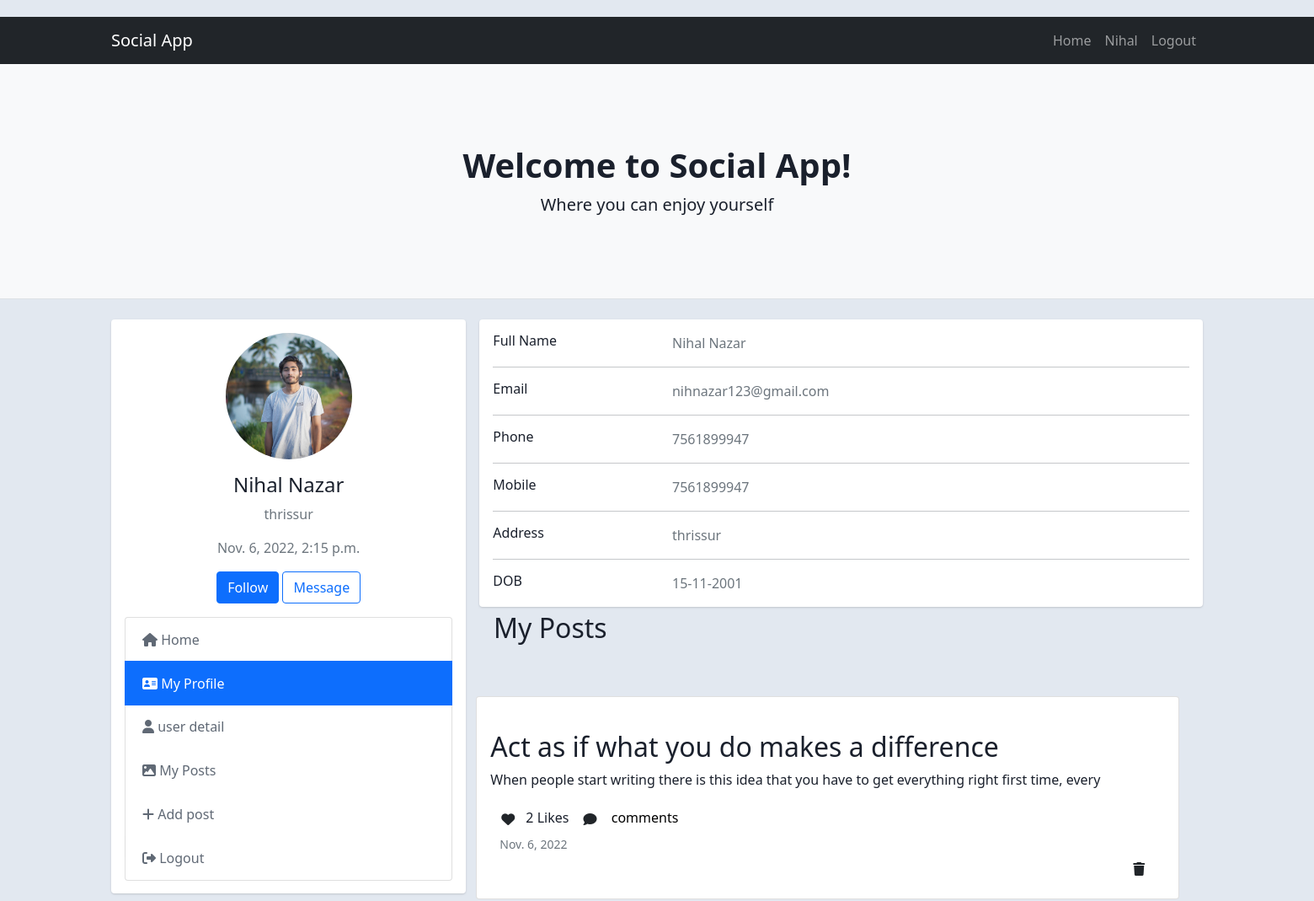
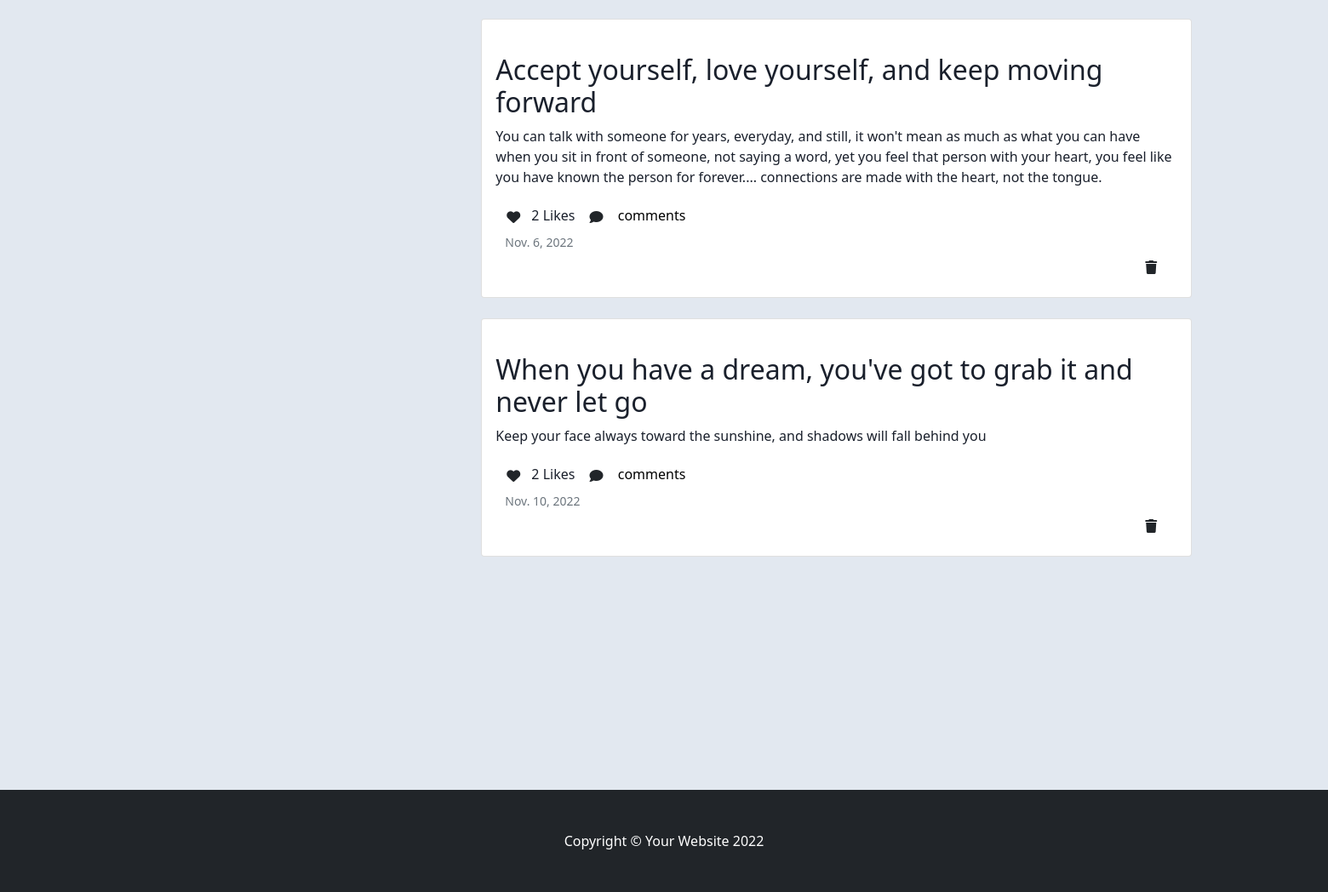
The page /user/profile (signed in) on the database its author committed (2 pictures, top to bottom).
### socialapp/models.py (models this page shows, shortened)
class Userprofile(models.Model):
    user=models.OneToOneField(User, on_delete=models.CASCADE)
    image=models.ImageField(upload_to="image",null=True)
    place=models.CharField(max_length=100)
    dob=models.CharField(max_length=50)
    phone=models.PositiveBigIntegerField()

class Posts(models.Model):
    user=models.ForeignKey(User,on_delete=models.CASCADE)
    image=models.ImageField(upload_to="image",null=True)
    title=models.CharField(max_length=100)
    description=models.CharField(max_length=1000)
    date=models.DateField(auto_now_add=True)
    like=models.ManyToManyField(User,related_name="like")
    @property
    def fetch_comments(self):
        comment=self.comments_set.all()
        return comment

### socialapp/views.py (the view)
# urls.py: path('user/profile',UserprofileView.as_view(),name="userprofile"),
@method_decorator(sign_required,name="dispatch")
class UserprofileView(ListView):
    model=Posts
    template_name: str="userprofile.html"
    context_object_name="posts"
    def get_queryset(self):
        return Posts.objects.filter(user=self.request.user)
    def get_context_data(self, **kwargs):
        context = super(UserprofileView,self).get_context_data(**kwargs)
        context["userd"] = Userprofile.objects.get(user=self.request.user)
        return context

### socialapp/views.py (called while the page is built)
def sign_required(fn):
    def wrapper(request,*args, **kwargs):
        if not request.user.is_authenticated:
            return redirect("login")
        else:
            return fn(request,*args, **kwargs)
    return wrapper

### socialapp/templates/userprofile.html (shortened to what this page needs)
{% extends 'index.html' %}
{% block body_block %}
<div class="container">
    <div class="row gutters-sm">
        <div class="col-md-4 mb-3">
            <div class="card card-1">
                <div class="card-body card-body-1 ">
                    <div class="d-flex flex-column align-items-center text-center">
                        {%if userd.image%}
                        <img src="{{userd.image.url}}" alt="Admin" class="rounded-circle" width="150">
                        {%endif%}
                        <div class="mt-3">
                            <h4>{{user.first_name}}&nbsp;{{user.last_name}}</h4>
                            <p class="text-muted font-size-sm">{{userd.place}}</p>
                            <p class="text-muted font-size-sm">{{user.date_joined}}</p>
                            <button class="btn btn-primary">Follow</button>
                            <button class="btn btn-outline-primary">Message</button>
                        </div>
                    </div>
                    <nav class="list-group mt-3">
                        <a class="list-group-item " href="{% url 'home' %}"><i
                                class="fa-solid fa-house"></i>&nbsp;Home</a>
                        <a class="list-group-item active" href="{%url 'userprofile'%}"><i class="fa-solid fa-address-card"></i>&nbsp;My
                            Profile</a>
                        <a class="list-group-item" href="{% url 'profile' %}"><i class="fa-solid fa-user"></i>&nbsp;user
                            detail</a>
                        <a class="list-group-item" href="{%url 'userprofile'%}"><i class="fa-solid fa-image"></i>&nbsp;My Posts</a>
                        <a class="list-group-item" href="{%url 'home'%}"><i class="fa-solid fa-plus"></i>&nbsp;Add post</a>
                        <a class="list-group-item" href="{%url 'logout'%}"><i class="fa-solid fa-right-from-bracket"></i>&nbsp;Logout</a>
                    </nav>
                </div>
            </div>
        </div>
        <div class="col-md-8">
            <div class="card card-1 mb-3">
                <div class="card-body card-body-1">
                    <div class="row">
                        <div class="col-sm-3">
                            <h6 class="mb-0">Full Name</h6>
                        </div>
                        <div class="col-sm-9 text-secondary">
                            {{user.first_name}}&nbsp;{{user.last_name}}
                        </div>
                    </div>
                    <hr>
                    <div class="row">
                        <div class="col-sm-3">
                            <h6 class="mb-0">Email</h6>
                        </div>
                        <div class="col-sm-9 text-secondary">
                            {{user.email}}
                        </div>
                    </div>
                    <hr>
                    <div class="row">
                        <div class="col-sm-3">
                            <h6 class="mb-0">Phone</h6>
                        </div>
                        <div class="col-sm-9 text-secondary">
                            {{userd.phone}}
                        </div>
                    </div>
                    <hr>
                    <div class="row">
                        <div class="col-sm-3">
                            <h6 class="mb-0">Mobile</h6>
                        </div>
                        <div class="col-sm-9 text-secondary">
                            {{userd.phone}}
                        </div>
                    </div>
                    <hr>
                    <div class="row">
                        <div class="col-sm-3">
                            <h6 class="mb-0">Address</h6>
                        </div>
                        <div class="col-sm-9 text-secondary">
                            {{userd.place}}
                        </div>
                    </div>
                    <hr>
                    <div class="row">
                        <div class="col-sm-3">
                            <h6 class="mb-0">DOB</h6>
                        </div>
                        <div class="col-sm-9 text-secondary">
                            {{userd.dob}}
                        </div>
                    </div>
                </div>
            </div>
        </div>
        <h2 style="margin-left: 450px; margin-top: -350px;">My Posts</h2>
        {%for post in posts%}
        <div class="row">
            <div class="col-4"></div>
            <div class="col-8 " style="margin-top: -250px; margin-bottom: 250px;">
                <div class="card mb-4">
                    <div class="card-body">
                        <h2 class="card-title">{{post.title}}</h2>
                        <p class="card-text">{{post.description}}</p>
                        <a href="{% url 'like' post.id%}" class="btn"><i
                                class="fa-solid fa-heart"></i></a>{{post.like.all.count}}&nbsp;Likes
                        <button class="btn" type="button" data-bs-toggle="collapse"
                            data-bs-target="#collapseExample{{ forloop.counter }}" aria-expanded="false"
                            aria-controls="collapseExample">
                            <i class="fa-solid fa-comment"></i>
                        </button>
                        <a class="" data-bs-toggle="collapse" href="#commentlist{{ forloop.counter }}" role="button"
                            aria-expanded="false" aria-controls="collapseExample"
                            style="text-decoration:none; color: black;">
                            comments
                        </a>
                        <div class="small text-muted">&nbsp;&nbsp;&nbsp;{{post.date}}</div>
                        <a class="btn" href="{%url 'delete' post.id%}" style="margin-left: 750px;"><i
                                class="fa-solid fa-trash"></i></a>
                    </div>
                </div>
            </div>
        </div>
        {%endfor%}
    </div>
</div>
{% endblock %}

### socialapp/templates/index.html (shortened to what this page needs)
<!DOCTYPE html>
{% load static %}
<html lang="en">
    <head>
        <link href="{% static 'css/styles.css' %}" rel="stylesheet" />
    </head>
    <body>
        <nav class="navbar navbar-expand-lg navbar-dark bg-dark">
            <div class="container">
                <a class="navbar-brand" href="#!">Social App</a>
                <div class="collapse navbar-collapse" id="navbarSupportedContent">
                    <ul class="navbar-nav ms-auto mb-2 mb-lg-0">
                        <li class="nav-item"><a class="nav-link" href="{% url 'home' %}">Home</a></li>
                        <li class="nav-item"><a class="nav-link" href="{% url 'profile' %}">{{request.user}}</a></li>
                        <li class="nav-item"><a class="nav-link" href="{% url 'logout' %}">Logout</a></li>
                    </ul>
                </div>
            </div>
        </nav>
        <header class="py-5 bg-light border-bottom mb-4">
            <div class="container">
                <div class="text-center my-5">
                    <h1 class="fw-bolder">Welcome to Social App!</h1>
                    <p class="lead mb-0">Where you can enjoy yourself</p>
                </div>
            </div>
        </header>
        {% block body_block %}
        {% endblock  %}
        <footer class="py-5 bg-dark">
            <div class="container"><p class="m-0 text-center text-white">Copyright &copy; Your Website 2022</p></div>
        </footer>
    </body>
</html>

### socialapp/templates/userprofile.html (style rules this page uses)
body { margin-top: 20px; color: #1a202c; text-align: left; background-color: #e2e8f0; }
.card-1 { box-shadow: 0 1px 3px 0 rgba(0, 0, 0, .1), 0 1px 2px 0 rgba(0, 0, 0, .06); }
.card-1 { position: relative; display: flex; flex-direction: column; min-width: 0; word-wrap: break-word; background-color: #fff; background-clip: border-box; border: 0 solid rgba(0, 0, 0, .125); border-radius: .25rem; }
.card-body-1 { flex: 1 1 auto; min-height: 1px; padding: 1rem; }
.gutters-sm { margin-right: -8px; margin-left: -8px; }
.gutters-sm>.col, .gutters-sm>[class*=col-] { padding-right: 8px; padding-left: 8px; }
.mb-3, .my-3 { margin-bottom: 1rem !important; }
.list-group-item:first-child { border-top-left-radius: 7px; border-top-right-radius: 7px; }
.list-group-item:first-child { border-top-left-radius: .25rem; border-top-right-radius: .25rem; }
a.list-group-item { padding-top: .87rem; padding-bottom: .87rem; }
a.list-group-item, .list-group-item-action { transition: all .25s; color: #606975; font-weight: 500; }
.list-group-item { border-color: #e1e7ec; background-color: #fff; text-decoration: none; }
.list-group-item { position: relative; display: block; padding: .75rem 1.25rem; margin-bottom: -1px; background-color: #fff; border: 1px solid rgba(0, 0, 0, 0.125); }

### rows shown on the page
Userprofile: image (picture), place "thrissur", phone "7561899947", dob "15-11-2001"
Posts: title "Act as if what you do makes a difference", description "When people start writing there is this idea that you have to get everything right first time, every", like.all.count "2", date "Nov. 6, 2022"
Posts: title "Accept yourself, love yourself, and keep moving forward", description "You can talk with someone for years, everyday, and still, it won't mean as much as what you can have when you sit in front of someone, not saying a word, yet you feel that person with your heart, you feel like you have known the person for forever.... connections are made with the heart, not the tongue.", like.all.count "2", date "Nov. 6, 2022"
Posts: title "When you have a dream, you've got to grab it and never let go", description "Keep your face always toward the sunshine, and shadows will fall behind you", like.all.count "2", date "Nov. 10, 2022"

### other values the page prints
{{ request.user }} "Nihal"
{{ user.first_name }} "Nihal"
{{ user.last_name }} "Nazar"
{{ user.date_joined }} "Nov. 6, 2022, 2:15 p.m."
{{ user.email }} "nihnazar123@gmail.com"
